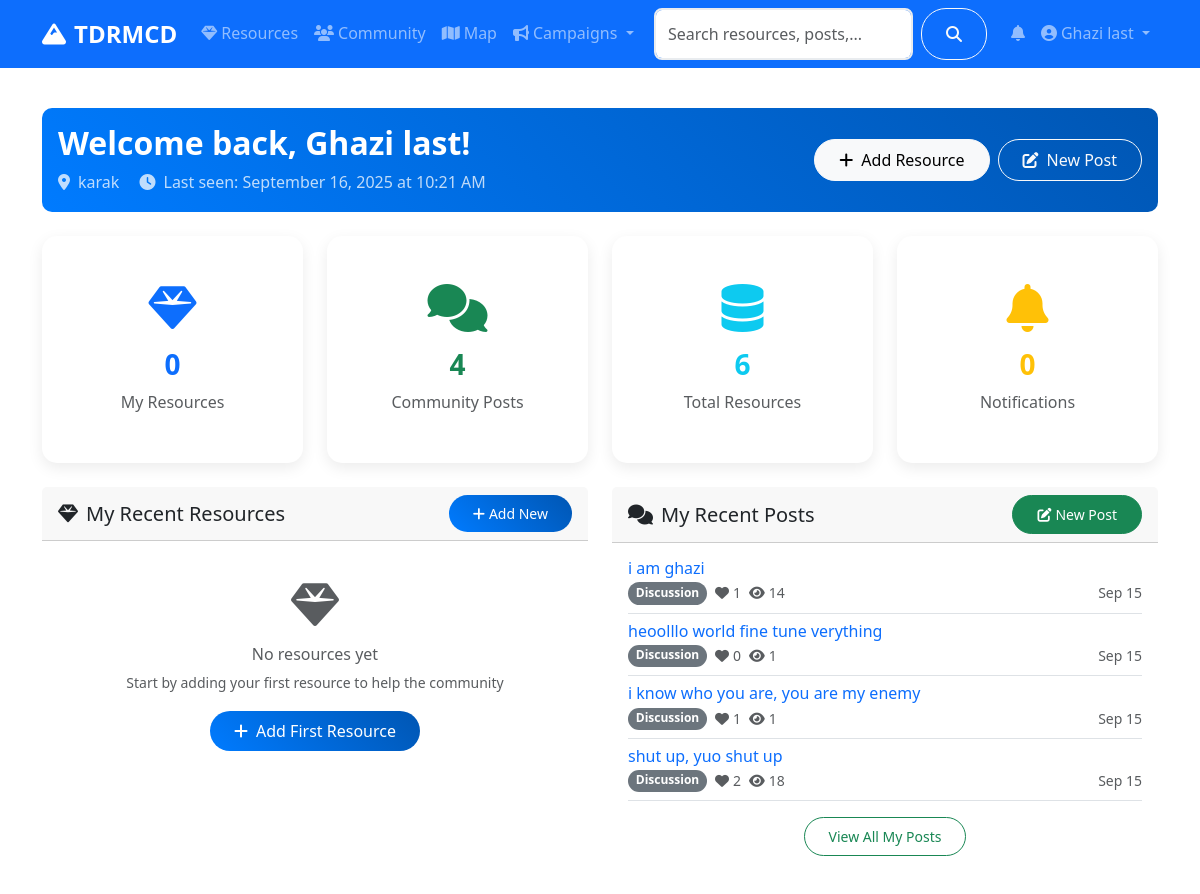
The app's page /dashboard (signed in, upper part), older data.
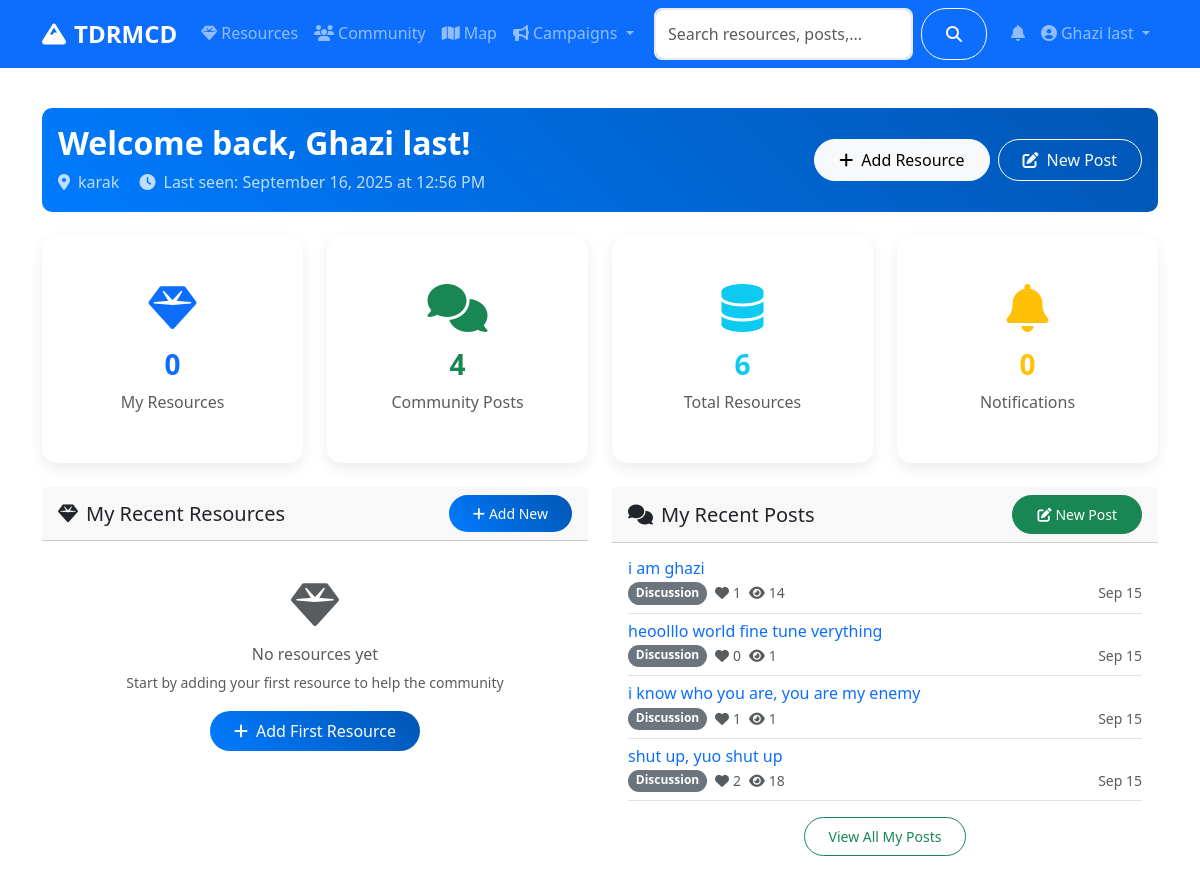
The same page, newer data.
### models.py (models this page shows, shortened)
class User(UserMixin, db.Model):
    id = db.Column(db.Integer, primary_key=True)
    username = db.Column(db.String(80), unique=True, nullable=False)
    email = db.Column(db.String(120), unique=True, nullable=False)
    password_hash = db.Column(db.String(120), nullable=False)
    first_name = db.Column(db.String(50), nullable=False)
    last_name = db.Column(db.String(50), nullable=False)
    role = db.Column(db.String(20), default='user')  # user, admin, researcher
    location = db.Column(db.String(100))
    bio = db.Column(db.Text)
    avatar = db.Column(db.String(200), default='default.jpg')
    is_active = db.Column(db.Boolean, default=True)
    created_at = db.Column(db.DateTime, default=datetime.utcnow)
    last_seen = db.Column(db.DateTime, default=datetime.utcnow)
    resources = db.relationship('Resource', backref='author', lazy='dynamic')
    posts = db.relationship('CommunityPost', backref='author', lazy='dynamic')
    chat_messages = db.relationship('ChatMessage', backref='sender', lazy='dynamic')
    file_submissions = db.relationship(
        'FileSubmission',
        foreign_keys='FileSubmission.submitter_id',
        backref='submitter',
        lazy='dynamic'
    )
    reviewed_submissions = db.relationship(
        'FileSubmission',
        foreign_keys='FileSubmission.reviewed_by',
        backref='reviewer_user',
        lazy='dynamic'
    )
    notifications = db.relationship('Notification', backref='user', lazy='dynamic')
    def get_full_name(self):
        return f"{self.first_name} {self.last_name}"
    def is_admin(self):
        return self.role == 'admin'

### routes/main.py (the view)
@main_bp.route('/dashboard')
@login_required
def dashboard():
    from datetime import datetime
    current_user.last_seen = datetime.utcnow()
    db.session.commit()
    user_resources = current_user.resources.limit(5).all()
    user_posts = current_user.posts.limit(5).all()
    notifications = current_user.notifications.filter_by(is_read=False).limit(10).all()
    stats = {
        'total_resources': Resource.query.filter_by(status='active').count(),
        'user_resources': current_user.resources.count(),
        'user_posts': current_user.posts.count(),
        'unread_notifications': current_user.notifications.filter_by(is_read=False).count()
    }
    from datetime import timedelta
    is_new_user = current_user.created_at > datetime.utcnow() - timedelta(hours=24)
    is_long_absence = current_user.last_seen < datetime.utcnow() - timedelta(days=7)
    return render_template('main/dashboard.html',
                         user_resources=user_resources,
                         user_posts=user_posts,
                         notifications=notifications,
                         stats=stats,
                         is_new_user=is_new_user,
                         is_long_absence=is_long_absence)

### app.py (called while the page is built)
@login_manager.user_loader
def load_user(user_id):
    return User.query.get(int(user_id))

### templates/main/dashboard.html (shortened to what the changed rows need)
{% extends "base.html" %}
{% block content %}
<div class="container py-4">
    <div class="row">
        <div class="col-12 mb-4">
            <div class="card bg-gradient-primary text-white">
                <div class="card-body">
                    <div class="row align-items-center">
                        <div class="col-md-8">
                            {% if is_new_user %}
                                <h2 class="fw-bold mb-2">Welcome to TDRMCD, {{ current_user.get_full_name() }}! 🎉</h2>
                                <p class="mb-0 opacity-75">
                                    <i class="fas fa-star me-2"></i>Thanks for joining our community! Let's get started.
                                    {% if current_user.location %}
                                        <br><i class="fas fa-map-marker-alt me-2"></i>{{ current_user.location }}
                                    {% endif %}
                                </p>
                            {% else %}
                                <h2 class="fw-bold mb-2">Welcome back, {{ current_user.get_full_name() }}!</h2>
                                <p class="mb-0 opacity-75">
                                    {% if current_user.location %}
                                        <i class="fas fa-map-marker-alt me-2"></i>{{ current_user.location }}
                                    {% endif %}
                                    <span class="ms-3">
                                        <i class="fas fa-clock me-2"></i>Last seen: {{ current_user.last_seen.strftime('%B %d, %Y at %I:%M %p') }}
                                    </span>
                                </p>
                            {% endif %}
                        </div>
                    </div>
                </div>
            </div>
        </div>
    </div>
</div>
{% endblock %}

### templates/base.html (shortened to what this page needs)
<!DOCTYPE html>
<html lang="en">
<head>
    <link href="https://cdn.jsdelivr.net/npm/bootstrap@5.3.0/dist/css/bootstrap.min.css" rel="stylesheet">
    <link rel="stylesheet" href="https://cdnjs.cloudflare.com/ajax/libs/font-awesome/6.4.0/css/all.min.css">
    <link rel="stylesheet" href="https://unpkg.com/leaflet@1.9.4/dist/leaflet.css">
    <link rel="stylesheet" href="{{ url_for('static', filename='css/style.css') }}">
</head>
<body>
    <nav class="navbar navbar-expand-lg navbar-dark bg-primary sticky-top">
        <div class="container">
            <a class="navbar-brand fw-bold" href="{{ url_for('main.index') }}">
                <i class="fas fa-mountain me-2"></i>TDRMCD
            </a>
            <div class="collapse navbar-collapse" id="navbarNav">
                <ul class="navbar-nav me-auto">
                    <li class="nav-item">
                        <a class="nav-link" href="{{ url_for('resources.index') }}">
                            <i class="fas fa-gem me-1"></i>Resources
                        </a>
                    </li>
                    <li class="nav-item">
                        <a class="nav-link" href="{{ url_for('community.index') }}">
                            <i class="fas fa-users me-1"></i>Community
                        </a>
                    </li>
                    <li class="nav-item">
                        <a class="nav-link" href="{{ url_for('main.map_view') }}">
                            <i class="fas fa-map me-1"></i>Map
                        </a>
                    </li>
                    <li class="nav-item dropdown">
                        <a class="nav-link dropdown-toggle" href="#" role="button" data-bs-toggle="dropdown">
                            <i class="fas fa-bullhorn me-1"></i>Campaigns
                        </a>
                    </li>
                </ul>
                <form class="d-flex me-3 search-form no-loading" action="{{ url_for('main.search') }}" method="GET" onsubmit="return TDRMCD.validateSearch(event);">
                    <input class="form-control me-2" type="search" name="q" id="navbar-search" placeholder="Search resources, posts, users..." value="{{ request.args.get('q', '') }}">
                    <button class="btn btn-outline-light" type="submit">
                        <i class="fas fa-search"></i>
                    </button>
                </form>
                <ul class="navbar-nav">
                    {% if current_user.is_authenticated %}
                        <li class="nav-item dropdown">
                            <a class="nav-link" href="#" role="button" data-bs-toggle="dropdown" aria-expanded="false">
                                <span class="position-relative">
                                    <i class="fas fa-bell"></i>
                                </span>
                            </a>
                        </li>
                        <li class="nav-item dropdown">
                            <a class="nav-link dropdown-toggle" href="#" role="button" data-bs-toggle="dropdown">
                                <i class="fas fa-user-circle me-1"></i>{{ current_user.get_full_name() }}
                            </a>
                        </li>
                    {% endif %}
                </ul>
            </div>
        </div>
    </nav>
    <main>
        {% block content %}{% endblock %}
    </main>
</body>
</html>

Row changes from the older to the newer data that the page shows:
changed User "Ghazi last": last_seen "September 16, 2025 at 10:21 AM" → "September 16, 2025 at 12:56 PM"
